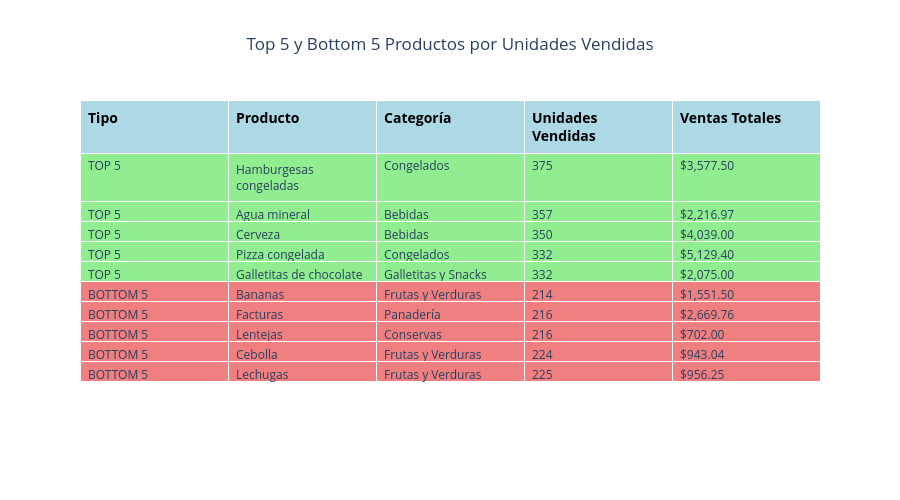

The code cell stored with this chart in its notebook:
### Code cell
# TABLA DE TOP 5 Y BOTTOM 5 PRODUCTOS POR UNIDADES VENDIDAS
# Obtener top 5 productos más vendidos (por unidades)
top_5_unidades = resumen_productos.nlargest(5, 'Unidades_Vendidas')[['Nombre_producto', 'Categoría', 'Unidades_Vendidas', 'Venta_Total']]

# Obtener bottom 5 productos menos vendidos (por unidades)
bottom_5_unidades = resumen_productos.nsmallest(5, 'Unidades_Vendidas')[['Nombre_producto', 'Categoría', 'Unidades_Vendidas', 'Venta_Total']]

# Crear tabla combinada
tabla_comparativa = pd.concat([
    top_5_unidades.assign(Tipo='TOP 5'),
    bottom_5_unidades.assign(Tipo='BOTTOM 5')
], ignore_index=True)

# Crear tabla interactiva con Plotly
fig_tabla = go.Figure(data=[go.Table(
    header=dict(
        values=['<b>Tipo</b>', '<b>Producto</b>', '<b>Categoría</b>', '<b>Unidades Vendidas</b>', '<b>Ventas Totales</b>'],
        fill_color='lightblue',
        align='left',
        font=dict(size=14, color='black')
    ),
    cells=dict(
        values=[
            tabla_comparativa['Tipo'],
            tabla_comparativa['Nombre_producto'],
            tabla_comparativa['Categoría'],
            [f'{x:,}' for x in tabla_comparativa['Unidades_Vendidas']],
            ['$' + f'{x:,.2f}' for x in tabla_comparativa['Venta_Total']]
        ],
        fill_color=[['lightgreen' if tipo == 'TOP 5' else 'lightcoral' for tipo in tabla_comparativa['Tipo']]],
        align='left',
        font=dict(size=12)
    )
)])

fig_tabla.update_layout(
    title='Top 5 y Bottom 5 Productos por Unidades Vendidas',
    title_x=0.5,
    width=900,
    height=500
)

fig_tabla.show()

### Figure 1 — Plotly figure (JSON) as saved in the notebook; plotly's stock layout.template omitted (floating-point values rounded to 4 significant figures)
{"data": [{"cells": {"align": "left", "fill": {"color": [["lightgreen", "lightgreen", "lightgreen", "lightgreen", "lightgreen", "lightcoral", "lightcoral", "lightcoral", "lightcoral", "lightcoral"]]}, "font": {"size": 12}, "values": [["TOP 5", "TOP 5", "TOP 5", "TOP 5", "TOP 5", "BOTTOM 5", "BOTTOM 5", "BOTTOM 5", "BOTTOM 5", "BOTTOM 5"], ["Hamburgesas congeladas", "Agua mineral", "Cerveza", "Pizza congelada", "Galletitas de chocolate", "Bananas", "Facturas", "Lentejas", "Cebolla", "Lechugas"], ["Congelados", "Bebidas", "Bebidas", "Congelados", "Galletitas y Snacks", "Frutas y Verduras", "Panadería", "Conservas", "Frutas y Verduras", "Frutas y Verduras"], ["375", "357", "350", "332", "332", "214", "216", "216", "224", "225"], ["$3,577.50", "$2,216.97", "$4,039.00", "$5,129.40", "$2,075.00", "$1,551.50", "$2,669.76", "$702.00", "$943.04", "$956.25"]]}, "header": {"align": "left", "fill": {"color": "lightblue"}, "font": {"color": "black", "size": 14}, "values": ["<b>Tipo</b>", "<b>Producto</b>", "<b>Categoría</b>", "<b>Unidades Vendidas</b>", "<b>Ventas Totales</b>"]}, "type": "table"}], "layout": {"height": 500, "title": {"text": "Top 5 y Bottom 5 Productos por Unidades Vendidas", "x": 0.5}, "width": 900}}
